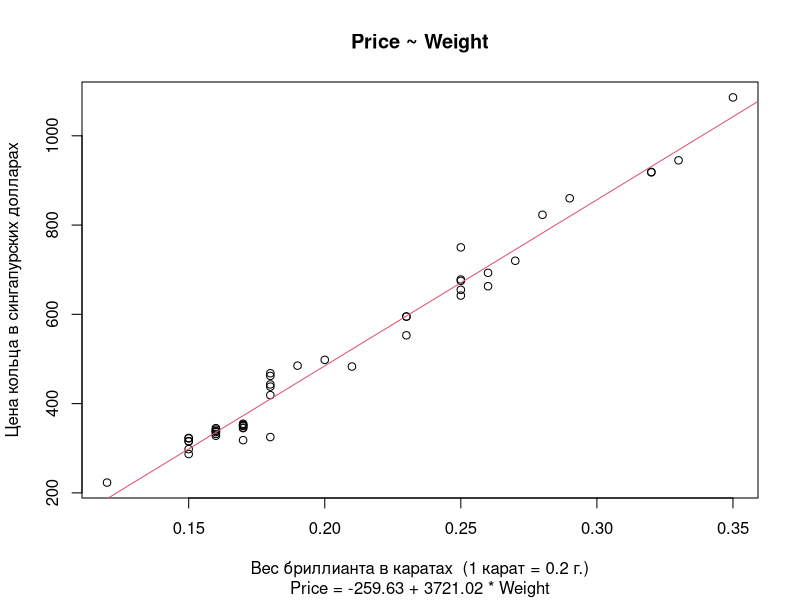

Source code (R):
# Линейная регрессия
# http://www.algorithmist.ru/2011/04/linear-regression-with-examples-in-r.html#more

# Читаем данные из файла
data <- read.table('Data_diamond.dat')
names(data) <- c('Weight', 'Price')

summary(data)

# Строим линейную регрессию
fit <- lm(data$Price ~ data$Weight )
# Печатаем результат
summary(fit)

# Price = -259.63 + 3721.02 * Weight
# Модель описывает данные на 97.83%


plot(data$Price ~ data$Weight,
     main = "Price ~ Weight",
     sub = "Price = -259.63 + 3721.02 * Weight",
     xlab = "Вес бриллианта в каратах  (1 карат = 0.2 г.)", 
     ylab = "Цена кольца в сингапурских долларах")
abline(fit, col = 2)





library(party)

data <- readingSkills
data$result <- as.numeric(readingSkills$nativeSpeaker) - 1

# Print some records from data
print(head(data))

# Строим линейную регрессию
fit <- lm(data$result ~ data$age + data$shoeSize + data$score )

summary(fit)

# Result = -0.816931 -0.644451 * age -0.006149 * shoeSize + 0.162203 * score
# Модель описывает данные на 97.07%
